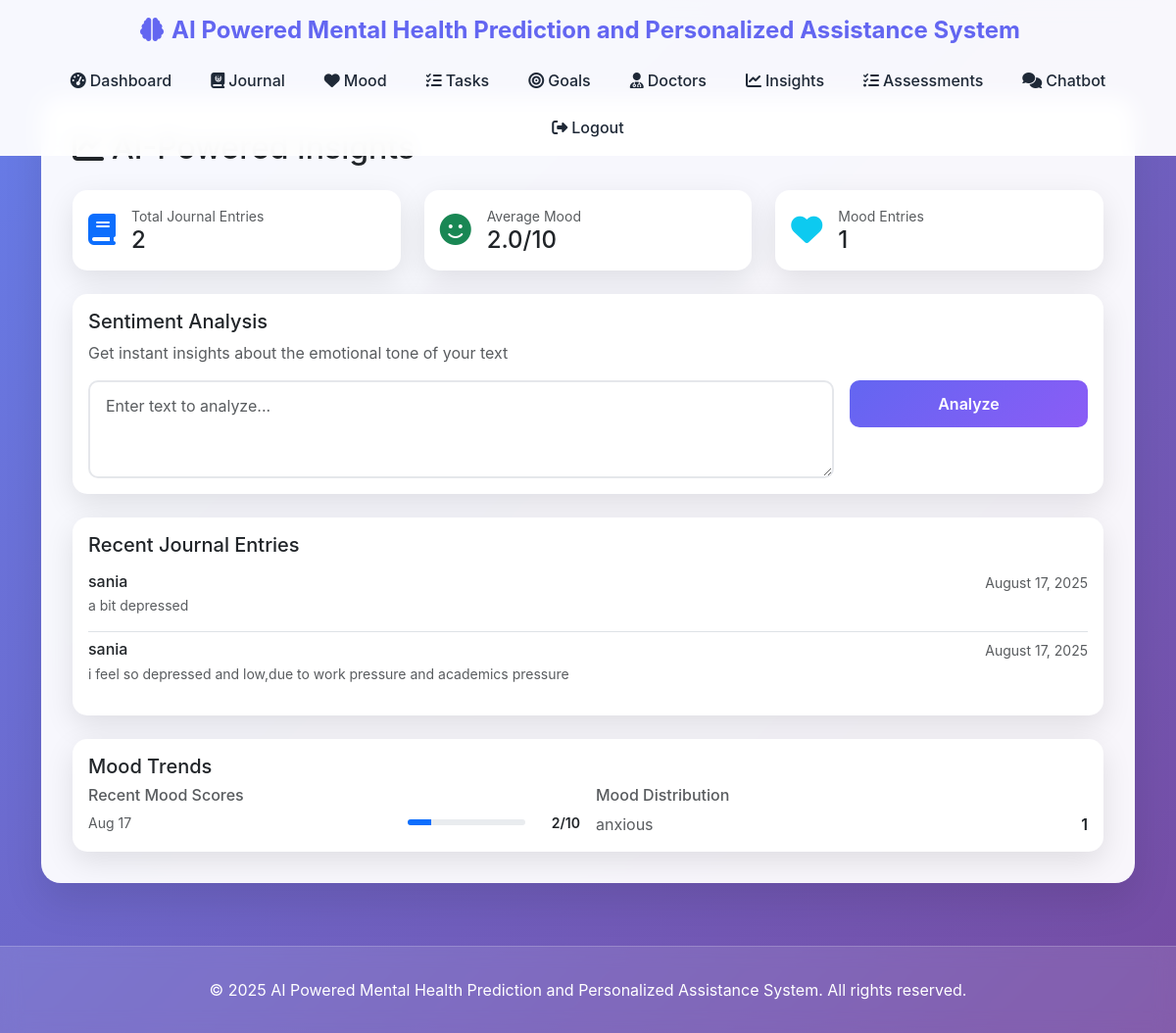
/ml/insights (signed in), run on an earlier commit of the app's database.
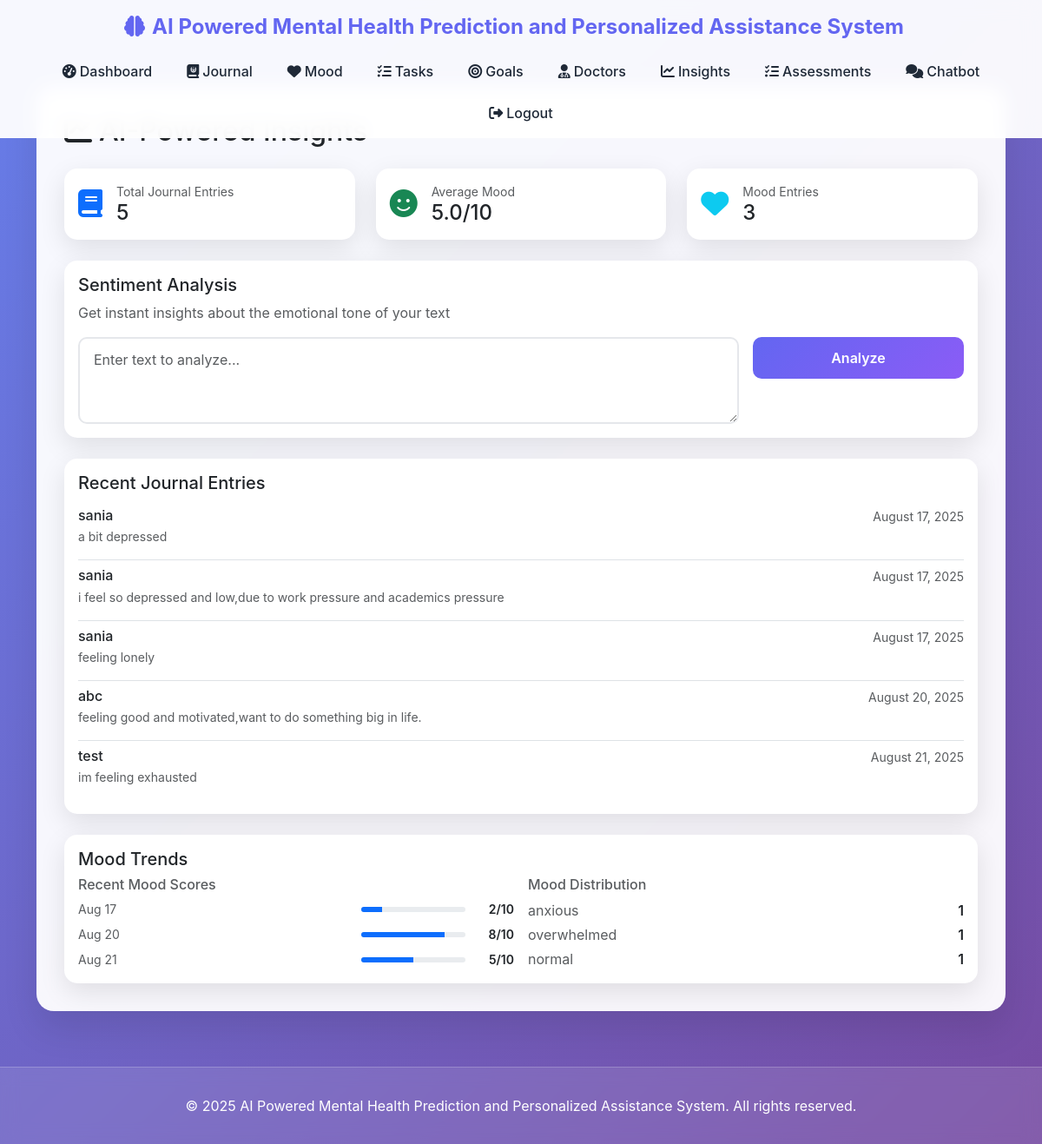
And on a later commit of the database.
### models.py (models this page shows)
class JournalEntry(db.Model):
    __tablename__ = 'journal_entries'
    id = db.Column(db.Integer, primary_key=True)
    user_id = db.Column(db.Integer, db.ForeignKey('users.id'), nullable=False)
    title = db.Column(db.String(200), nullable=False)
    content = db.Column(db.Text, nullable=False)
    mood_score = db.Column(db.Integer)  # 1-10 scale
    tags = db.Column(db.Text)  # Store as JSON string for SQLite
    created_at = db.Column(db.DateTime, default=lambda: datetime.now(timezone.utc))
    updated_at = db.Column(db.DateTime, default=lambda: datetime.now(timezone.utc), onupdate=lambda: datetime.now(timezone.utc))
    sentiment_score = db.Column(db.Float)
    emotion_labels = db.Column(db.Text)  # Store as JSON string for SQLite
    key_topics = db.Column(db.Text)  # Store as JSON string for SQLite
    ai_insights = db.Column(db.Text)

class MoodEntry(db.Model):
    __tablename__ = 'mood_entries'
    id = db.Column(db.Integer, primary_key=True)
    user_id = db.Column(db.Integer, db.ForeignKey('users.id'), nullable=False)
    mood_score = db.Column(db.Integer, nullable=False)  # 1-10 scale
    mood_label = db.Column(db.String(50))  # e.g., "Happy", "Sad", "Anxious"
    notes = db.Column(db.Text)
    activities = db.Column(db.Text)  # Store as JSON string for SQLite
    sleep_hours = db.Column(db.Float)
    exercise_minutes = db.Column(db.Integer)
    social_interactions = db.Column(db.Integer)  # Number of social interactions
    created_at = db.Column(db.DateTime, default=lambda: datetime.now(timezone.utc))

### routes.py (the view)
@ml_bp.route('/insights')
@login_required
def insights():
    journal_entries = JournalEntry.query.filter_by(user_id=current_user.id).all()
    mood_entries = MoodEntry.query.filter_by(user_id=current_user.id).all()
    total_entries = len(journal_entries)
    avg_mood = sum(entry.mood_score for entry in mood_entries) / len(mood_entries) if mood_entries else 0
    return render_template('ml/insights.html',
                         total_entries=total_entries,
                         avg_mood=avg_mood,
                         journal_entries=journal_entries,
                         mood_entries=mood_entries)

### app.py (called while the page is built)
@login_manager.user_loader
def load_user(user_id):
    return User.query.get(int(user_id))

### templates/ml/insights.html (shortened to what this page needs)
{% extends "base.html" %}
{% block content %}
<div class="main-content">
    <div class="d-flex justify-content-between align-items-center mb-4">
        <h1 class="h2 text-dark mb-0">
        </h1>
    </div>
    <div class="row g-4 mb-4">
        <div class="col-md-4">
            <div class="card h-100">
                <div class="card-body d-flex align-items-center">
                    <div class="me-3 text-primary"><i class="fas fa-book fa-2x"></i></div>
                    <div>
                        <div class="text-muted small">Total Journal Entries</div>
                        <div class="h4 mb-0">{{ total_entries }}</div>
                    </div>
                </div>
            </div>
        </div>
        <div class="col-md-4">
            <div class="card h-100">
                <div class="card-body d-flex align-items-center">
                    <div class="me-3 text-success"><i class="fas fa-smile fa-2x"></i></div>
                    <div>
                        <div class="text-muted small">Average Mood</div>
                        <div class="h4 mb-0">{{ "%.1f"|format(avg_mood) }}/10</div>
                    </div>
                </div>
            </div>
        </div>
        <div class="col-md-4">
            <div class="card h-100">
                <div class="card-body d-flex align-items-center">
                    <div class="me-3 text-info"><i class="fas fa-heart fa-2x"></i></div>
                    <div>
                        <div class="text-muted small">Mood Entries</div>
                        <div class="h4 mb-0">{{ mood_entries|length }}</div>
                    </div>
                </div>
            </div>
        </div>
    </div>
    <div class="card mb-4">
        <div class="card-body">
            <h5 class="card-title">Sentiment Analysis</h5>
            <p class="text-muted">Get instant insights about the emotional tone of your text</p>
            <div class="row g-3 align-items-start">
                <div class="col-md-9">
                    <textarea id="sentimentText" rows="3" class="form-control" placeholder="Enter text to analyze..."></textarea>
                </div>
                <div class="col-md-3 d-grid">
                    <button onclick="analyzeSentiment()" class="btn btn-primary">Analyze</button>
                </div>
            </div>
        </div>
    </div>
    {% if journal_entries %}
    <div class="card mb-4">
        <div class="card-body">
            <h5 class="card-title">Recent Journal Entries</h5>
            <div class="list-group list-group-flush">
                {% for entry in journal_entries[:5] %}
                <div class="list-group-item px-0">
                    <div class="d-flex justify-content-between align-items-start">
                        <h6 class="mb-1">{{ entry.title }}</h6>
                        <small class="text-muted">{{ entry.created_at.strftime('%B %d, %Y') }}</small>
                    </div>
                    <p class="text-muted small mb-2">{{ entry.content[:150] }}{% if entry.content|length > 150 %}...{% endif %}</p>
                </div>
                {% endfor %}
            </div>
        </div>
    </div>
    {% endif %}
    {% if mood_entries %}
    <div class="card">
        <div class="card-body">
            <h5 class="card-title">Mood Trends</h5>
            <div class="row g-3">
                <div class="col-md-6">
                    <h6 class="text-muted">Recent Mood Scores</h6>
                    <div class="vstack gap-2">
                        {% for entry in mood_entries[:7] %}
                        <div class="d-flex justify-content-between align-items-center">
                            <small class="text-muted">{{ entry.created_at.strftime('%b %d') }}</small>
                            <div class="d-flex align-items-center gap-2">
                                <div class="progress" style="width: 120px; height: 6px;">
                                    <div class="progress-bar bg-primary" role="progressbar" style="width: {{ (entry.mood_score / 10) * 100 }}%"></div>
                                </div>
                                <small class="fw-semibold" style="width: 48px; text-align: right;">{{ entry.mood_score }}/10</small>
                            </div>
                        </div>
                        {% endfor %}
                    </div>
                </div>
                <div class="col-md-6">
                    <h6 class="text-muted">Mood Distribution</h6>
                    <div class="vstack gap-1">
                        {% set mood_counts = {} %}
                        {% for entry in mood_entries %}
                            {% if entry.mood_label %}
                                {% if entry.mood_label in mood_counts %}
                                    {% set _ = mood_counts.update({entry.mood_label: mood_counts[entry.mood_label] + 1}) %}
                                {% else %}
                                    {% set _ = mood_counts.update({entry.mood_label: 1}) %}
                                {% endif %}
                            {% endif %}
                        {% endfor %}
                        {% for mood, count in mood_counts.items() %}
                        <div class="d-flex justify-content-between">
                            <span class="text-muted">{{ mood }}</span>
                            <span class="fw-semibold">{{ count }}</span>
                        </div>
                        {% endfor %}
                    </div>
                </div>
            </div>
        </div>
    </div>
    {% endif %}
</div>
{% endblock %}

### templates/base.html (shortened to what this page needs)
<!DOCTYPE html>
<html lang="en">
<head>
    <link href="https://cdn.jsdelivr.net/npm/bootstrap@5.3.0/dist/css/bootstrap.min.css" rel="stylesheet">
    <link rel="stylesheet" href="https://cdnjs.cloudflare.com/ajax/libs/font-awesome/6.4.0/css/all.min.css">
</head>
<body>
    <nav class="navbar navbar-light fixed-top">
        <div class="container">
            <div class="d-flex flex-column align-items-center w-100">
                <a class="navbar-brand text-center" href="{{ url_for('index') }}">
                    <i class="fas fa-brain me-2"></i>AI Powered Mental Health Prediction and Personalized Assistance System
                </a>
                <ul class="nav justify-content-center flex-wrap mt-2" style="gap: .5rem;">
                    {% if current_user.is_authenticated %}
                        <li class="nav-item"><a class="nav-link" href="{{ url_for('dashboard') }}"><i class="fas fa-tachometer-alt me-1"></i>Dashboard</a></li>
                        <li class="nav-item"><a class="nav-link" href="{{ url_for('journal.index') }}"><i class="fas fa-journal-whills me-1"></i>Journal</a></li>
                        <li class="nav-item"><a class="nav-link" href="{{ url_for('mood.index') }}"><i class="fas fa-heart me-1"></i>Mood</a></li>
                        <li class="nav-item"><a class="nav-link" href="{{ url_for('tasks.index') }}"><i class="fas fa-tasks me-1"></i>Tasks</a></li>
                        <li class="nav-item"><a class="nav-link" href="{{ url_for('goals.index') }}"><i class="fas fa-bullseye me-1"></i>Goals</a></li>
                        <li class="nav-item"><a class="nav-link" href="{{ url_for('doctors.index') }}"><i class="fas fa-user-md me-1"></i>Doctors</a></li>
                        <li class="nav-item"><a class="nav-link" href="{{ url_for('ml.insights') }}"><i class="fas fa-chart-line me-1"></i>Insights</a></li>
                        <li class="nav-item"><a class="nav-link" href="{{ url_for('assessments.assessments_index') }}"><i class="fas fa-list-check me-1"></i>Assessments</a></li>
                        <li class="nav-item"><a class="nav-link" href="{{ url_for('chat.chat_index') }}"><i class="fas fa-comments me-1"></i>Chatbot</a></li>
                        <li class="nav-item"><a class="nav-link" href="{{ url_for('auth.logout') }}"><i class="fas fa-sign-out-alt me-1"></i>Logout</a></li>
                    {% else %}
                        <li class="nav-item"><a class="nav-link" href="{{ url_for('auth.login') }}"><i class="fas fa-sign-in-alt me-1"></i>Login</a></li>
                        <li class="nav-item"><a class="nav-link" href="{{ url_for('auth.register') }}"><i class="fas fa-user-plus me-1"></i>Register</a></li>
                    {% endif %}
                </ul>
            </div>
        </div>
    </nav>
    <div class="container" style="margin-top: 100px;">
        {% block content %}{% endblock %}
    </div>
    <footer class="footer">
        <div class="container text-center">
            <p class="text-white mb-0">&copy; 2025 AI Powered Mental Health Prediction and Personalized Assistance System. All rights reserved.</p>
        </div>
    </footer>
</body>
</html>

### templates/base.html (style rules this page uses)
:root { --primary-color: #6366f1; --secondary-color: #8b5cf6; --accent-color: #06b6d4; --success-color: #10b981; --warning-color: #f59e0b; --danger-color: #ef4444; --dark-color: #1f2937; --light-color: #f8fafc; }
body { font-family: 'Inter', -apple-system, BlinkMacSystemFont, sans-serif; background: linear-gradient(135deg, #667eea 0%, #764ba2 100%); min-height: 100vh; overflow-x: hidden; }
.navbar { background: rgba(255, 255, 255, 0.95) !important; backdrop-filter: blur(10px); border-bottom: 1px solid rgba(255, 255, 255, 0.2); }
.navbar-brand { font-weight: 700; font-size: 1.5rem; color: var(--primary-color) !important; }
.nav-link { font-weight: 500; color: var(--dark-color) !important; transition: color 0.3s ease; }
.main-content { background: rgba(255, 255, 255, 0.95); border-radius: 20px; box-shadow: 0 20px 40px rgba(0, 0, 0, 0.1); backdrop-filter: blur(10px); margin: 2rem auto; padding: 2rem; max-width: 1200px; overflow: hidden; }
.card { border: none; border-radius: 15px; box-shadow: 0 10px 30px rgba(0, 0, 0, 0.1); transition: transform 0.3s ease, box-shadow 0.3s ease; }
.btn-primary { background: linear-gradient(135deg, var(--primary-color), var(--secondary-color)); border: none; border-radius: 10px; padding: 0.75rem 1.5rem; font-weight: 600; transition: all 0.3s ease; }
.form-control { border-radius: 10px; border: 2px solid #e5e7eb; padding: 0.75rem 1rem; transition: border-color 0.3s ease; }
.footer { background: rgba(255, 255, 255, 0.1); backdrop-filter: blur(10px); border-top: 1px solid rgba(255, 255, 255, 0.2); padding: 2rem 0; margin-top: 4rem; }

What changed in the data, as far as the page shows it:
added JournalEntry: title "sania", created_at "August 17, 2025", content "feeling lonely"
added JournalEntry: title "abc", created_at "August 20, 2025", content "feeling good and motivated,want to do something big in life."
added JournalEntry: title "test", created_at "August 21, 2025", content "im feeling exhausted"
added MoodEntry: created_at "Aug 20", mood_score "8", mood_label "overwhelmed", user "1"
added MoodEntry: created_at "Aug 21", mood_score "5", mood_label "normal", user "1"
Also different on the page:
{{ total_entries }}: "2" → "5"
{{ "%.1f"|format(avg_mood) }}: "2.0" → "5.0"
{{ mood_entries|length }}: "1" → "3"
